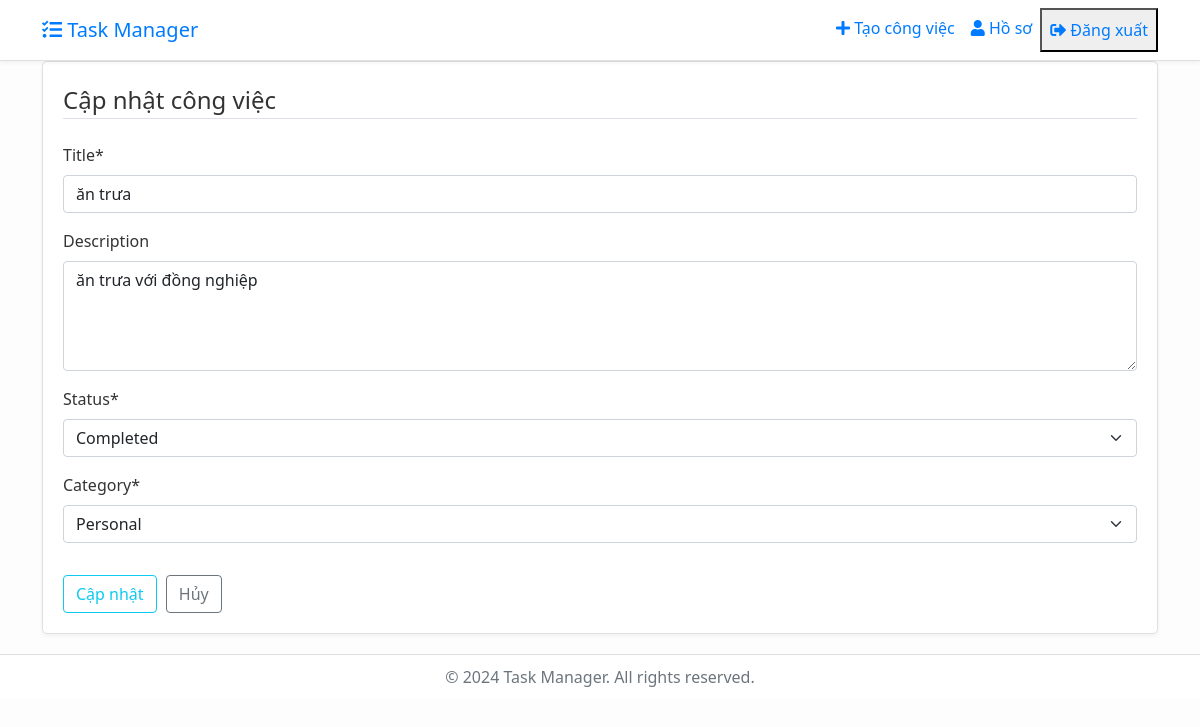
The app's page /task/10/update/ (signed in) with its own data.
### tasks/models.py (models this page shows, shortened)
class Task(models.Model):
    STATUS_CHOICES = [
        ('pending', 'Pending'),
        ('in_progress', 'In Progress'),
        ('completed', 'Completed'),
    ]
    CATEGORY_CHOICES = [  # Đổi tên biến thành CATEGORY_CHOICES để rõ ràng hơn
        ('work', 'Work'),
        ('personal', 'Personal'),
        ('study', 'Study'),
        ('other', 'Other'),
    ]
    title = models.CharField(max_length=100)
    description = models.TextField(blank=True)
    created = models.DateTimeField(default=timezone.now)
    finished = models.DateTimeField(null=True, blank=True)
    status = models.CharField(max_length=20, choices=STATUS_CHOICES, default='pending')
    category = models.CharField(max_length=20, choices=CATEGORY_CHOICES, default='other')  # Thêm trường category
    user = models.ForeignKey(User, on_delete=models.CASCADE)

### tasks/views.py (the view, shortened to what this page needs)
# urls.py: path('task/<int:pk>/update/', views.TaskUpdateView.as_view(), name='task-update'),
class TaskUpdateView(LoginRequiredMixin, UserPassesTestMixin, UpdateView):
    model = Task
    form_class = TaskForm
    success_url = reverse_lazy('task-list')
    def test_func(self):
        task = self.get_object()
        return self.request.user == task.user or self.request.user.is_staff

### tasks/forms.py
class TaskForm(forms.ModelForm):
    class Meta:
        model = Task
        fields = ['title', 'description', 'status', 'category']
        widgets = {
            'description': forms.Textarea(attrs={'rows': 4}),
        }

### tasks/templates/tasks/task_form.html (shortened to what this page needs)
{% extends "base.html" %}
{% load crispy_forms_tags %}
{% block content %}
<div class="content-section">
    <form method="POST">
        <fieldset class="form-group">
            <legend class="border-bottom mb-4">
                {% if form.instance.pk %}
                    Cập nhật công việc
                {% else %}
                    Tạo công việc mới
                {% endif %}
            </legend>
            {{ form|crispy }}
        </fieldset>
        <div class="form-group mt-3">
            <button class="btn btn-outline-info" type="submit">
                {% if form.instance.pk %}
                    Cập nhật
                {% else %}
                    Tạo mới
                {% endif %}
            </button>
            <a class="btn btn-outline-secondary" href="{% url 'task-list' %}">Hủy</a>
        </div>
    </form>
</div>
{% endblock content %}

### templates/base.html (style rules this page uses)
body { background: #fdfdfd; color: #333; min-height: 100vh; display: flex; flex-direction: column; }
.content-section { background: #ffffff; padding: 20px; border: 1px solid #e0e0e0; border-radius: 5px; margin-bottom: 20px; box-shadow: 0 2px 4px rgba(0, 0, 0, 0.05); }
.btn { margin-right: 5px; }

### records on screen
Task: title "ăn trưa", description "ăn trưa với đồng nghiệp", status "Completed", category "Personal"
